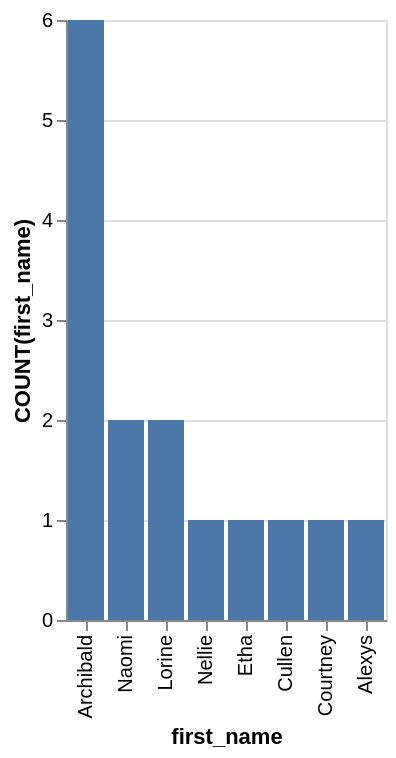

Specify this chart in Vega-Lite:
### Vega-Lite specification from a JSON file in a GitHub repository (floating-point values rounded to 4 significant figures)
{"data": {"values": [{"x_data": "Archibald", "y_data": 6}, {"x_data": "Naomi", "y_data": 2}, {"x_data": "Lorine", "y_data": 2}, {"x_data": "Nellie", "y_data": 1}, {"x_data": "Etha", "y_data": 1}, {"x_data": "Cullen", "y_data": 1}, {"x_data": "Courtney", "y_data": 1}, {"x_data": "Alexys", "y_data": 1}]}, "mark": "bar", "encoding": {"x": {"field": "x_data", "type": "nominal", "title": "first_name", "sort": {"op": "sum", "field": "y_data", "order": "descending"}}, "y": {"field": "y_data", "type": "quantitative", "title": "COUNT(first_name)"}}}
